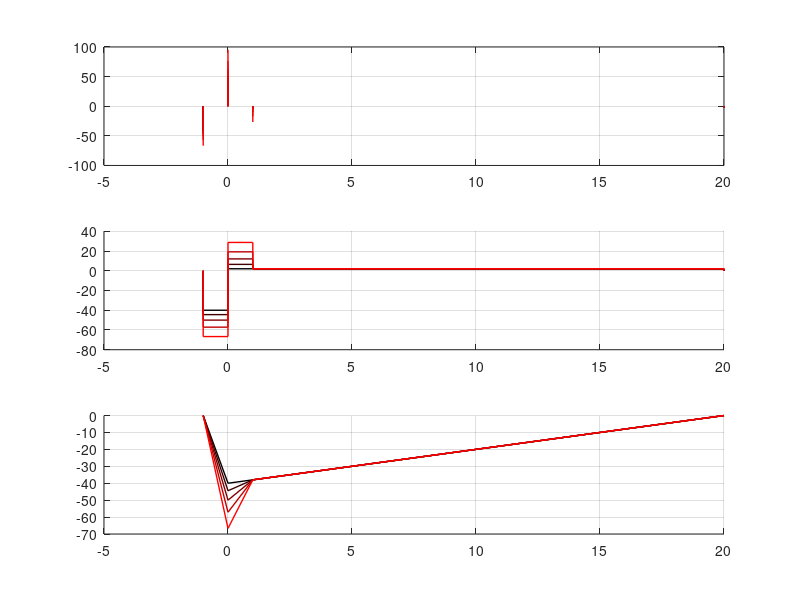
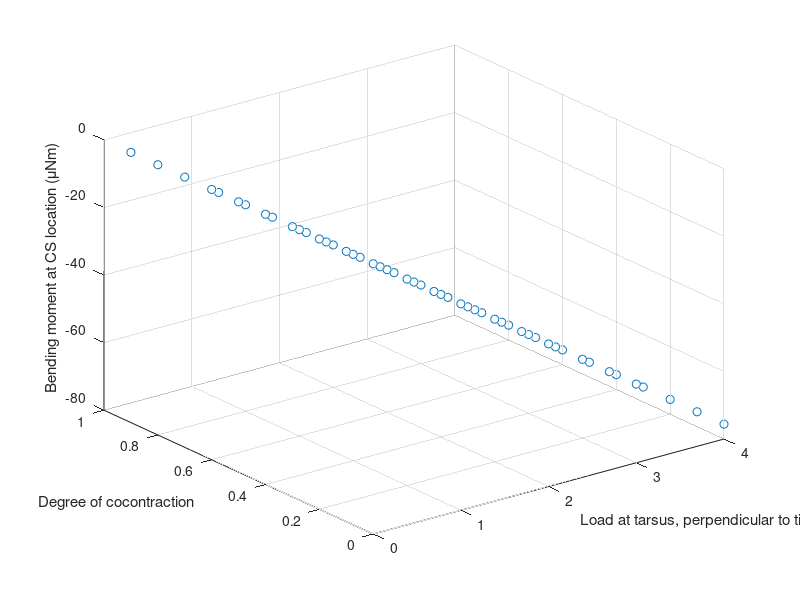

MATLAB code for these plots, in order:
% Effect of cocontraction on CS load encoding
% Nicholas Szczecinski
% West Virginia University
% 25 May 2021

rExt = 1; %mm
rFlx = 1; %mm
Ltibia = 20; %mm

%Position of the CS on the dorsal surface of the tibia. x = 0 is the FTi
%joint. Increasing values of x are distal.
rCS = 1.1; %mm

%Set the number of cocontractions to test. Establish a vector c of
%fractions from 0 to 1, excluding 1.
numCoContract = 10;
c = linspace(0,(numCoContract-1)/numCoContract,numCoContract);
% c = linspace((numCoContract-1)/numCoContract,0,numCoContract);

%Set the number of loads applied perpendicular to the tibia at the TiTar
%joint to test.
numLoad = 5;
maxLoad = 4; %Positive is directed inward, negative is directed outward.
Fload = linspace(0,maxLoad,numLoad); %mN

%For each load and degree of cocontraction, we will calculate the extensor
%force, the flexor force, and the force the condyle applies to keep the FTi
%joint stationary. Each index corresponds to the conditions (load and
%cocontraction).
Fext = NaN(numLoad,numCoContract); %mN
Fflx = NaN(numLoad,numCoContract); %mN
FO = NaN(numLoad,numCoContract); %mN

loadInds = 3;
cocontractInds = 1:numCoContract/2;

colors = zeros(length(cocontractInds),3);
colors(:,1) = linspace(0,1,length(cocontractInds));
beamDiagrams = figure;
lw = 1;

%Simultaneously solve the sum of forces in the y direction, moments about
%the FTi joint, and the relative cocontraction of the flexor and extensor.
for i=1:numLoad
    for j=1:numCoContract
        A = [1,1,-1;rExt,-rFlx,0;c(j),-1,0];
        b = [-Fload(i);Ltibia*Fload(i);0];
        x = linsolve(A,b);
        
        Fext(i,j) = x(1);
        Fflx(i,j) = x(2);
        FO(i,j) = x(3);
        
        if any(loadInds == i) && any(cocontractInds == j)
            figure(beamDiagrams);
            hold on
            subplot(3,1,1)
            plot(-rExt*[1,1],[0,-Fext(i,j)],'color',colors(j,:),'linewidth',lw)
            hold on
            plot(0*[1,1],[0,FO(i,j)],'color',colors(j,:),'linewidth',lw)
            plot(rFlx*[1,1],[0,-Fflx(i,j)],'color',colors(j,:),'linewidth',lw)
            plot(Ltibia*[1,1],[0,-Fload(i)],'color',colors(j,:),'linewidth',lw)
            grid on
            
            subplot(3,1,2)
            hold on
            xVals = [-rExt,-rExt,0,0,rFlx,rFlx,Ltibia,Ltibia];
            V = [0,-Fext(i,j),-Fext(i,j),FO(i,j)-Fext(i,j),FO(i,j)-Fext(i,j),FO(i,j)-Fext(i,j)-Fflx(i,j),FO(i,j)-Fext(i,j)-Fflx(i,j),0];
            plot(xVals,V,'color',colors(j,:),'linewidth',lw)
            grid on
            
            subplot(3,1,3)
            hold on
            xVals = [-rExt,0,rFlx,Ltibia];
            M = [0,-rExt*Fext(i,j),-(Ltibia - rFlx)*Fload(i),0];
            plot(xVals,M,'color',colors(j,:),'linewidth',lw)
            grid on
        end
    end
end

figure(beamDiagrams)
subplot(3,1,1)
hold on
% legend(
    
if rCS < 0
    Mcs = (-rExt - rCS)*Fext;
elseif rCS < rFlx
%     Mcs = Fext*(1 - rCS/(rExt + rFlx));
    Mcs = rCS/rFlx*(Ltibia - rFlx)*(FO - Fext - Fflx) - (1-rCS/rFlx)*rExt*Fext;
else
    Mcs = (Ltibia - rCS)*(FO - Fext - Fflx);
end

[FLOAD,C] = meshgrid(Fload,c);
FLOADt = FLOAD';
Ct = C';

figure
scatter3(FLOADt(:),Ct(:),-Mcs(:))
xlabel('Load at tarsus, perpendicular to tibia (mN)')
ylabel('Degree of cocontraction')
zlabel('Bending moment at CS location (\muNm)')